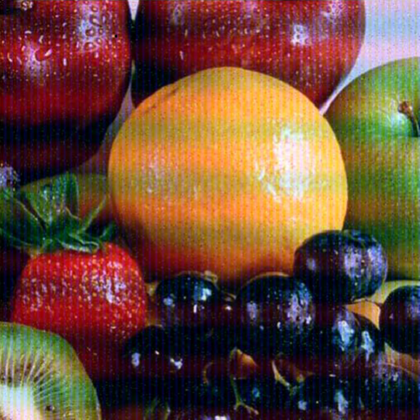
%> input picture Task5/A.bmp, 420 x 420 px, shrunk from 512 x 512 before the run
$ octave main.m   (GNU Octave 9; MATLAB toolbox functions it lacks are replaced by stand-ins)
%> lines starting %> are read from the running program, lines starting %| are printed output that depends on the picture
%> further down, img is the input picture: size 420x420x3 uint8; mean R, G, B 107.5, 73.8, 57.7
### Task5/RemovePeriodicNoise.m
function RestoredImage = RemovePeriodicNoise(img)

originalImg=img;
originalImg=double(originalImg);
[rows,cols,c]=size(originalImg);
%> rows = 420; cols = 420; c = 3
RestoredImage=zeros(rows,cols,c);

for channel = 1 : c
    img=originalImg(:,:,channel);
    ffImg = fftshift(fft2(img));
##    mat=power(abs(ffImg),2);
##    fLog = mat2gray(log(mat)+1);

    realPart = real(ffImg);
    imagPart = imag(ffImg);

    realPart = power(realPart, 2);
    imagPart = power(imagPart, 2);

    mag = power(realPart + imagPart, 0.5);
    fLog = log(mag);


figure, imshow(fLog,[]);


 for i = 2 : rows-1

     for j = 2 : cols-1

       if fLog(i,j)>fLog(i+1,j) && fLog(i,j)>fLog(i-1,j)&&fLog(i,j)>fLog(i+1,j) &&fLog(i,j)>fLog(i,j-1)&&fLog(i,j)>fLog(i,j+1)&&fLog(i,j)>fLog(i-1,j-1) &&fLog(i,j)>fLog(i-1,j+1) &&fLog(i,j)>fLog(i+1,j-1) &&fLog(i,j)>fLog(i+1,j+1)
        fLog(i,j) = 0;
          ffImg(i,j)=0;

        end
    end

end

figure, imshow(fLog,[]);

    if channel==1
      R = ifft2(ifftshift(ffImg));
    elseif channel==2
      G = ifft2(ifftshift(ffImg));
    else
      B = ifft2(ifftshift(ffImg));
    end
end
%> this loop made 3 passes
%> pass 1, in RemovePeriodicNoise, `img=originalImg(:,:,channel);`:
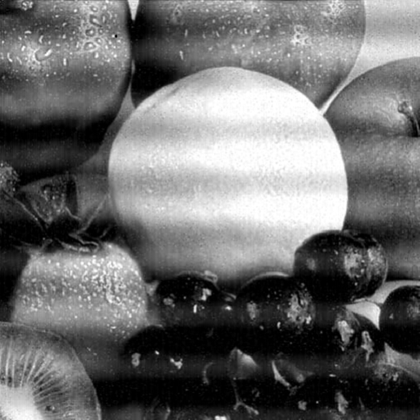
%> img: size 420x420 double; min 0, max 255, mean 107.5
%> after the loop:
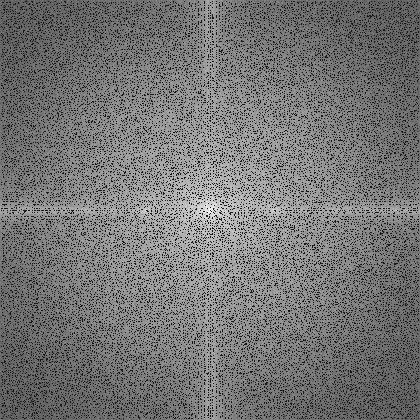
%> fLog: size 420x420 double; min -1.5, max 14.56, mean 5.88; drawn with min black and max white

RestoredImage(:,:,1) = R;
RestoredImage(:,:,2) = G;
RestoredImage(:,:,3) = B;

endfunction

### Task5/main.m
close all
img = imread("A.bmp");
##figure, imshow(img, []), title('Original');
result = RemovePeriodicNoise(img);
figure, imshow(result,[]), title('Restored Image');
%> after `imshow(result,[])`:
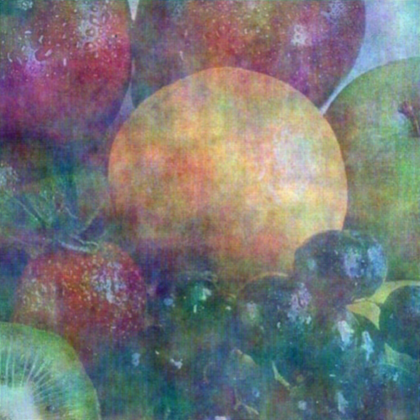
%> displayed picture: size 420x420x3, on the screen's scale of 0 to 255; mean R, G, B 118.5, 118.5, 118.5

$ run again, with Task5/Moire1.bmp copied over Task5/A.bmp
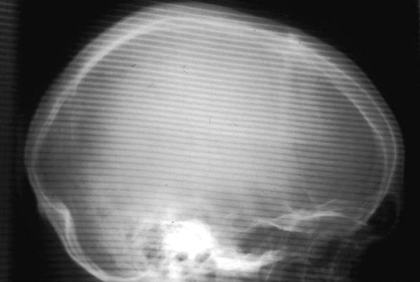
%> input picture Task5/Moire1.bmp, 420 x 282 px, shrunk from 505 x 339 before the run
%> img is the input picture: size 282x420x3 uint8; min 7, max 255, mean 109.4
%> after the loop in RemovePeriodicNoise, `for channel = 1 : c`:
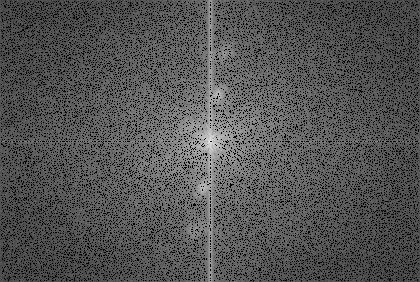
%> fLog: size 282x420 double; min 0, max 15.49, mean 5.02; drawn with min black and max white
%> `imshow(result,[])`:
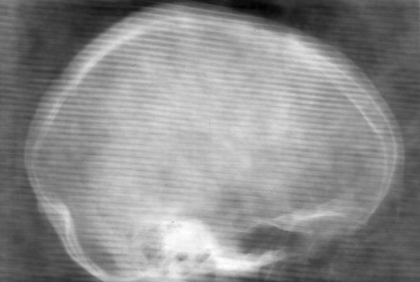
%> displayed picture: size 282x420x3, on the screen's scale of 0 to 255; min 0, max 255, mean 139.9
